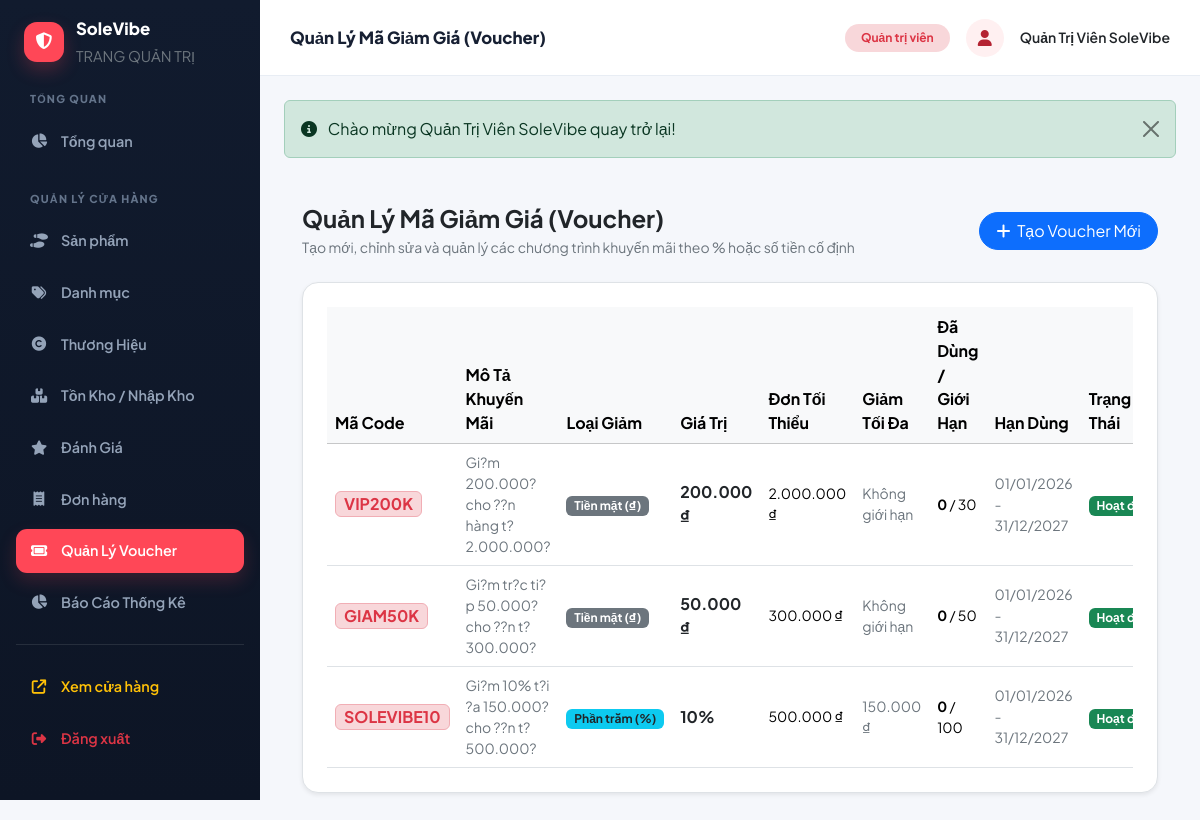
/index.php?act=admin-vouchers (signed in), run on the app's committed database.
### tables this page shows
CREATE TABLE `vouchers` (
  `id` bigint unsigned NOT NULL AUTO_INCREMENT,
  `code` varchar(50) NOT NULL,
  `description` varchar(255) DEFAULT NULL,
  `discount_type` enum('fixed','percent') NOT NULL,
  `discount_value` decimal(12,2) NOT NULL,
  `min_order_value` decimal(12,2) NOT NULL DEFAULT '0.00',
  `max_discount` decimal(12,2) DEFAULT NULL,
  `usage_limit` int unsigned DEFAULT NULL,
  `used_count` int unsigned NOT NULL DEFAULT '0',
  `starts_at` datetime DEFAULT NULL,
  `ends_at` datetime DEFAULT NULL,
  `status` enum('active','inactive') NOT NULL DEFAULT 'active',
  `created_at` timestamp NULL DEFAULT CURRENT_TIMESTAMP,
  PRIMARY KEY (`id`),
  UNIQUE KEY `code` (`code`)
);

### app/Core/BaseController.php (called while the page is built, shortened)
<?php
abstract class BaseController
{
    protected function adminView(string $viewPath, array $data = []): void
    {
        extract($data);
        $viewFile = __DIR__ . '/../Views/admin/' . $viewPath . '.php';
        require_once $viewFile;
    }
}

### app/Controllers/Admin/VoucherController.php (called while the page is built, shortened)
<?php
class VoucherController extends BaseController
{
    private Voucher $voucherModel;
    public function __construct()
    {
        $this->voucherModel = new Voucher();
    }
    public function index(): void
    {
        $vouchers = $this->voucherModel->getAll();
        $this->adminView('vouchers/index', [
            'pageTitle' => 'Quản Lý Mã Giảm Giá (Voucher)',
            'vouchers'  => $vouchers,
        ]);
    }
}

### index.php (called while the page is built, shortened)
<?php
spl_autoload_register(function (string $class): void {
    $prefix = 'App\\';
    $relativeClass = substr($class, strlen($prefix));
    $file = ROOT_PATH . '/app/' . str_replace('\\', DIRECTORY_SEPARATOR, $relativeClass) . '.php';
});
require_once ROOT_PATH . '/app/Core/Helper.php';
$router = new App\Core\Router();
$router->dispatch();

### app/Core/Helper.php (called while the page is built, shortened)
<?php
if (!function_exists('base_url')) {
    function base_url(string $path = ''): string
    {
        static $baseUrl = null;
        if ($baseUrl === null) {
            $config = require __DIR__ . '/../../config/app.php';
            if (!empty($config['base_url'])) {
                $baseUrl = rtrim($config['base_url'], '/');
            } elseif (PHP_SAPI === 'cli') {
                $baseUrl = 'http://localhost/www/ban%20giay2';
            } else {
                $protocol = (!empty($_SERVER['HTTPS']) && $_SERVER['HTTPS'] !== 'off') ? 'https://' : 'http://';
                $host = $_SERVER['HTTP_HOST'] ?? 'localhost';
                $scriptName = str_replace('\\', '/', dirname($_SERVER['SCRIPT_NAME'] ?? ''));
                $scriptDir = ($scriptName === '/' || $scriptName === '.') ? '' : $scriptName;
                $baseUrl = rtrim($protocol . $host . $scriptDir, '/');
            }
        }
        return $baseUrl . ($path ? '/' . ltrim($path, '/') : '');
    }
}
if (!function_exists('route_url')) {
    function route_url(string $act = '', array $params = []): string
    {
        $query = [];
        if ($act !== '') {
            $query['act'] = $act;
        }
        foreach ($params as $k => $v) {
            $query[$k] = $v;
        }
        $queryString = http_build_query($query);
        return base_url($queryString ? 'index.php?' . $queryString : '');
    }
}
if (!function_exists('format_price')) {
    function format_price($price): string
    {
        return number_format((float)$price, 0, ',', '.') . ' ₫';
    }
}

### config/database.php (called while the page is built)
<?php
return [
    'host'     => '127.0.0.1',
    'port'     => '3306',
    'dbname'   => 'bangiay2',
    'username' => 'root',
    'password' => '',
    'charset'  => 'utf8mb4',
    'options'  => [
        PDO::ATTR_ERRMODE            => PDO::ERRMODE_EXCEPTION,
        PDO::ATTR_DEFAULT_FETCH_MODE => PDO::FETCH_ASSOC,
        PDO::ATTR_EMULATE_PREPARES   => false,
        PDO::MYSQL_ATTR_INIT_COMMAND => "SET sql_mode=(SELECT REPLACE(@@sql_mode,'ONLY_FULL_GROUP_BY',''))",
    ],
];

### app/Core/Database.php (called while the page is built, shortened)
<?php
class Database
{
    private static ?PDO $instance = null;
    public static function getConnection(): PDO
    {
        if (self::$instance === null) {
            $config = require __DIR__ . '/../../config/database.php';
            $dsn = sprintf(
                'mysql:host=%s;port=%s;dbname=%s;charset=%s',
                $config['host'],
                $config['port'],
                $config['dbname'],
                $config['charset']
            );
            try {
                self::$instance = new PDO(
                    $dsn,
                    $config['username'],
                    $config['password'],
                    $config['options']
                );
            } catch (PDOException $e) {
                die('Lỗi kết nối cơ sở dữ liệu: ' . $e->getMessage());
            }
        }
        return self::$instance;
    }
}

### app/Models/Voucher.php (called while the page is built, shortened)
<?php
class Voucher extends BaseModel
{
    public function getAll(): array
    {
        $sql = "SELECT * FROM vouchers ORDER BY id DESC";
        return $this->fetchAll($sql);
    }
}

### app/Core/BaseModel.php (called while the page is built, shortened)
<?php
abstract class BaseModel
{
    protected PDO $db;
    public function __construct()
    {
        $this->db = Database::getConnection();
    }
    public function query(string $sql, array $params = []): PDOStatement
    {
        $stmt = $this->db->prepare($sql);
        $stmt->execute($params);
        return $stmt;
    }
    public function fetchAll(string $sql, array $params = []): array
    {
        return $this->query($sql, $params)->fetchAll();
    }
}

### app/Views/admin/vouchers/index.php (the view, shortened to what this page needs)
<div class="container-fluid">
    <div class="d-flex justify-content-between align-items-center mb-4">
        <div>
            <h4 class="fw-bold mb-1">Quản Lý Mã Giảm Giá (Voucher)</h4>
            <p class="text-secondary small mb-0">Tạo mới, chỉnh sửa và quản lý các chương trình khuyến mãi theo % hoặc số tiền cố định</p>
        </div>
        <a href="<?= route_url('admin-voucher-create') ?>" class="btn btn-primary rounded-pill px-3">
            <i class="fa-solid fa-plus me-1"></i> Tạo Voucher Mới
        </a>
    </div>
    <div class="bg-white p-4 rounded-4 border shadow-sm">
        <div class="table-responsive">
            <table class="table align-middle table-hover mb-0">
                <thead class="table-light">
                    <tr>
                        <th>Mã Code</th>
                        <th>Mô Tả Khuyến Mãi</th>
                        <th>Loại Giảm</th>
                        <th>Giá Trị</th>
                        <th>Đơn Tối Thiểu</th>
                        <th>Giảm Tối Đa</th>
                        <th>Đã Dùng / Giới Hạn</th>
                        <th>Hạn Dùng</th>
                        <th>Trạng Thái</th>
                    </tr>
                </thead>
                <tbody>
                    <?php if (!empty($vouchers)): ?>
                        <?php foreach ($vouchers as $v): ?>
                            <tr>
                                <td class="fw-bold text-danger">
                                    <span class="badge bg-danger-subtle text-danger border border-danger-subtle fs-6 px-2 py-1">
                                        <?= htmlspecialchars($v['code']) ?>
                                    </span>
                                </td>
                                <td class="small text-secondary" style="max-width: 200px;">
                                    <?= htmlspecialchars($v['description'] ?: 'Khuyến mãi mua hàng') ?>
                                </td>
                                <td>
                                    <?= ($v['discount_type'] === 'percent') ? '<span class="badge bg-info text-dark">Phần trăm (%)</span>' : '<span class="badge bg-secondary">Tiền mặt (₫)</span>' ?>
                                </td>
                                <td class="fw-bold text-dark">
                                    <?= ($v['discount_type'] === 'percent') ? ((int)$v['discount_value'] . '%') : format_price($v['discount_value']) ?>
                                </td>
                                <td class="small"><?= format_price($v['min_order_value']) ?></td>
                                <td class="small text-secondary">
                                    <?= !empty($v['max_discount']) ? format_price($v['max_discount']) : 'Không giới hạn' ?>
                                </td>
                                <td class="small">
                                    <strong><?= $v['used_count'] ?></strong> / <?= $v['usage_limit'] !== null ? $v['usage_limit'] : '∞' ?>
                                </td>
                                <td class="small text-secondary">
                                    <?php if (!empty($v['starts_at']) || !empty($v['ends_at'])): ?>
                                        <?= !empty($v['starts_at']) ? date('d/m/Y', strtotime($v['starts_at'])) : 'Bất đầu' ?>
                                        - <?= !empty($v['ends_at']) ? date('d/m/Y', strtotime($v['ends_at'])) : 'Vô hạn' ?>
                                    <?php else: ?>
                                        Không thời hạn
                                    <?php endif; ?>
                                </td>
                                <td>
                                    <span class="badge <?= ($v['status'] === 'active') ? 'bg-success' : 'bg-secondary' ?>">
                                        <?= ($v['status'] === 'active') ? 'Hoạt động' : 'Tạm khóa' ?>
                                    </span>
                                </td>
                            </tr>
                        <?php endforeach; ?>
                    <?php else: ?>
                        <tr><td colspan="10" class="text-center py-4 text-secondary">Chưa có mã giảm giá nào.</td></tr>
                    <?php endif; ?>
                </tbody>
            </table>
        </div>
    </div>
</div>

### app/Views/layouts/admin_header.php (style rules this page uses)
:root { --admin-primary: #ff4757; --admin-ink: #172033; --admin-muted: #718096; --admin-border: #e8edf4; --admin-canvas: #f5f7fb; }
body { min-height: 100vh; background: var(--admin-canvas); font-family: 'Plus Jakarta Sans', sans-serif; }

### data on the page
vouchers: code "VIP200K", description "Gi?m 200.000? cho ??n hàng t? 2.000.000?", discount_type "Tiền mặt (₫)", discount_value "200.000 ₫", min_order_value "2.000.000 ₫", shows "Không giới hạn", used_count "0", usage_limit "30", starts_at "01/01/2026", ends_at "31/12/2027", status "Hoạt…"
vouchers: code "GIAM50K", description "Gi?m tr?c ti?p 50.000? cho ??n t? 300.000?", discount_type "Tiền mặt (₫)", discount_value "50.000 ₫", min_order_value "300.000 ₫", shows "Không giới hạn", used_count "0", usage_limit "50", starts_at "01/01/2026", ends_at "31/12/2027", status "Hoạt…"
vouchers: code "SOLEVIBE10", description "Gi?m 10% t?i ?a 150.000? cho ??n t? 500.000?", discount_type "Phần trăm (%)", discount_value "10", min_order_value "500.000 ₫", max_discount "150.000 ₫", used_count "0", usage_limit "100", starts_at "01/01/2026", ends_at "31/12/2027", status "Hoạt…"

### other printed values
$pageTitle "Quản Lý Mã Giảm Giá (Voucher)"
auth()['full_name'] "Quản Trị Viên SoleVibe"
$flash['message'] "Chào mừng Quản Trị Viên SoleVibe quay trở lại!"
